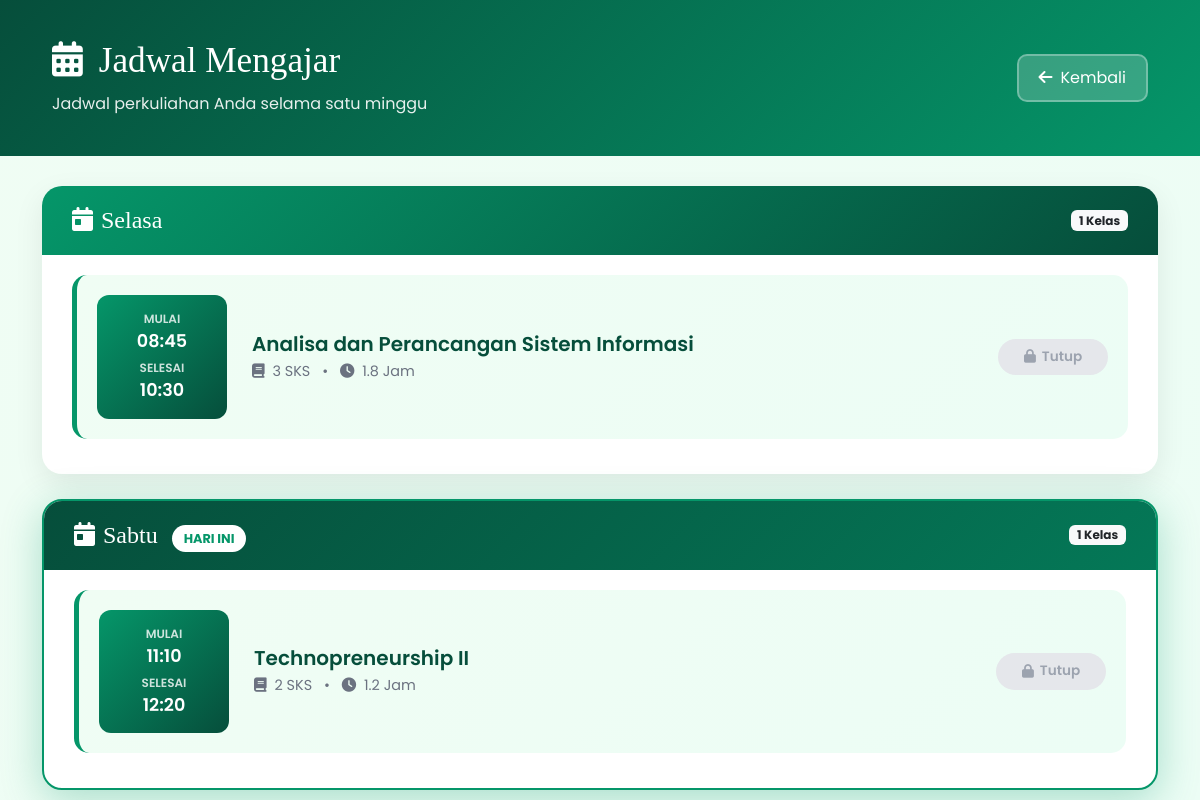
Page /public/index.php?page=dosen_jadwal (signed in) on the committed database.
### tables this page shows
CREATE TABLE `jadwal` (
  `id` int(11) NOT NULL,
  `matkul_id` int(11) NOT NULL,
  `dosen_id` int(11) NOT NULL,
  `hari` enum('Senin','Selasa','Rabu','Kamis','Jumat','Sabtu') NOT NULL,
  `jam_mulai` time NOT NULL,
  `jam_selesai` time NOT NULL,
  `semester` varchar(20) NOT NULL,
  `tahun_ajaran` varchar(20) NOT NULL,
  `is_open` tinyint(1) DEFAULT 1 COMMENT '1=buka, 0=tutup',
  `manual_override` tinyint(1) DEFAULT 0 COMMENT '1=admin force buka/tutup'
);

CREATE TABLE `matkul` (
  `id` int(11) NOT NULL,
  `kode_matkul` varchar(20) NOT NULL,
  `nama_matkul` varchar(100) NOT NULL,
  `sks` int(11) NOT NULL
);

### views/dosen/jadwal.php (the view, shortened to what this page needs)
<?php
$database = new Database();
$conn = $database->getConnection();
$dosen_id = $_SESSION['user_id'];
$hari_list = ['Senin', 'Selasa', 'Rabu', 'Kamis', 'Jumat', 'Sabtu'];
$jadwal_per_hari = [];
foreach ($hari_list as $hari) {
    $stmt = $conn->prepare("SELECT j.*, m.nama_matkul, m.sks FROM jadwal j LEFT JOIN matkul m ON j.matkul_id = m.id WHERE j.dosen_id = ? AND j.hari = ? ORDER BY j.jam_mulai ASC");
    $stmt->execute([$dosen_id, $hari]);
    $jadwal_per_hari[$hari] = $stmt->fetchAll();
}
?>
<!DOCTYPE html>
<html lang="id">
<head>
    <link href="https://cdn.jsdelivr.net/npm/bootstrap@5.3.0/dist/css/bootstrap.min.css" rel="stylesheet">
    <link rel="stylesheet" href="https://cdnjs.cloudflare.com/ajax/libs/font-awesome/6.4.0/css/all.min.css">
</head>
<body>
    <div class="page-header">
        <div class="container">
            <div class="d-flex justify-content-between align-items-center">
                <div>
                    <h1><i class="fas fa-calendar-alt me-3"></i>Jadwal Mengajar</h1>
                    <p>Jadwal perkuliahan Anda selama satu minggu</p>
                </div>
                <a href="/kampus-absensi/public/index.php?page=dosen_dashboard" class="back-btn">
                    <i class="fas fa-arrow-left me-2"></i>Kembali
                </a>
            </div>
        </div>
    </div>
    <div class="container">
        <?php
        $hari_indo = ['Sunday' => 'Minggu', 'Monday' => 'Senin', 'Tuesday' => 'Selasa', 'Wednesday' => 'Rabu', 'Thursday' => 'Kamis', 'Friday' => 'Jumat', 'Saturday' => 'Sabtu'];
        $hari_ini = $hari_indo[date('l')];
        foreach($hari_list as $hari):
            $is_hari_ini = ($hari === $hari_ini);
        ?>
            <?php if(count($jadwal_per_hari[$hari]) > 0): ?>
            <div class="hari-card <?= $is_hari_ini ? 'hari-ini' : '' ?>">
                <div class="hari-header <?= $is_hari_ini ? 'hari-ini' : '' ?>">
                    <h4>
                        <i class="fas fa-calendar-day me-2"></i><?= $hari ?>
                        <?= $is_hari_ini ? '<span class="badge-hari-ini ms-2">HARI INI</span>' : '' ?>
                    </h4>
                    <span class="badge bg-light text-dark"><?= count($jadwal_per_hari[$hari]) ?> Kelas</span>
                </div>
                <div class="hari-body">
                    <?php foreach($jadwal_per_hari[$hari] as $j):
                        $status_tombol = 'tutup';
                    ?>
                    <div class="jadwal-item">
                        <div class="jadwal-time">
                            <div style="font-size: 0.75rem; opacity: 0.8;">MULAI</div>
                            <div style="font-size: 1.1rem;"><?= date('H:i', strtotime($j['jam_mulai'])) ?></div>
                            <div style="font-size: 0.75rem; opacity: 0.8; margin-top: 5px;">SELESAI</div>
                            <div style="font-size: 1.1rem;"><?= date('H:i', strtotime($j['jam_selesai'])) ?></div>
                        </div>
                        <div class="jadwal-info">
                            <h5><?= htmlspecialchars($j['nama_matkul']) ?></h5>
                            <p><i class="fas fa-book me-1"></i> <?= $j['sks'] ?> SKS <span class="mx-2">•</span> <i class="fas fa-clock me-1"></i> <?= round((strtotime($j['jam_selesai']) - strtotime($j['jam_mulai'])) / 3600, 1) ?> Jam</p>
                        </div>
                        <?php if ($status_tombol === 'sudah'): ?>
                            <button class="btn-absen-dosen btn-absen-sudah" disabled title="Anda sudah absen untuk jadwal ini">
                                <i class="fas fa-check-circle"></i> Sudah Absen
                            </button>
                        <?php elseif ($status_tombol === 'buka'): ?>
                            <a href="/kampus-absensi/public/index.php?page=dosen_absen&jadwal_id=<?= $j['id'] ?>" class="btn-absen-dosen btn-absen-buka">
                                <i class="fas fa-check"></i> Absen
                            </a>
                        <?php else: ?>
                            <button class="btn-absen-dosen btn-absen-tutup" disabled title="Absensi ditutup">
                                <i class="fas fa-lock"></i> Tutup
                            </button>
                        <?php endif; ?>
                    </div>
                    <?php endforeach; ?>
                </div>
            </div>
            <?php endif; ?>
        <?php endforeach; ?>
    </div>
</body>
</html>

### views/dosen/jadwal.php (style rules this page uses)
* { font-family: 'Poppins', sans-serif; }
body { background: linear-gradient(135deg, #f0fdf4 0%, #ecfdf5 100%); min-height: 100vh; }
.page-header { background: linear-gradient(135deg, #064e3b 0%, #059669 100%); padding: 40px; color: white; margin-bottom: 30px; }
.page-header h1 { font-family: 'Playfair Display', serif; margin: 0; font-size: 2.2rem; }
.page-header p { opacity: 0.9; margin: 10px 0 0; }
.back-btn { background: rgba(255,255,255,0.2); color: white; border: 2px solid rgba(255,255,255,0.3); padding: 10px 20px; border-radius: 10px; text-decoration: none; transition: all 0.3s; display: inline-block; }
.hari-card { background: white; border-radius: 20px; box-shadow: 0 10px 30px rgba(0,0,0,0.08); margin-bottom: 25px; overflow: hidden; }
.hari-header { background: linear-gradient(135deg, #059669, #064e3b); color: white; padding: 20px 30px; display: flex; justify-content: space-between; align-items: center; }
.hari-header h4 { margin: 0; font-family: 'Playfair Display', serif; }
.hari-body { padding: 20px 30px; }
.jadwal-item { display: flex; align-items: center; padding: 20px; border-radius: 15px; margin-bottom: 15px; background: linear-gradient(135deg, #f0fdf4, #ecfdf5); border-left: 5px solid #059669; transition: all 0.3s; }
.jadwal-time { background: linear-gradient(135deg, #059669, #064e3b); color: white; padding: 15px 20px; border-radius: 12px; font-weight: 600; margin-right: 25px; min-width: 130px; text-align: center; }
.jadwal-info { flex-grow: 1; }
.jadwal-info h5 { color: #064e3b; font-weight: 600; margin-bottom: 5px; }
.jadwal-info p { color: #6b7280; margin: 0; font-size: 0.9rem; }
.btn-absen-dosen { border-radius: 50px; padding: 8px 20px; font-weight: 600; font-size: 0.85rem; text-decoration: none; display: inline-flex; align-items: center; gap: 6px; border: none; transition: all 0.3s; min-width: 110px; justify-content: center; }
.btn-absen-tutup { background: #e5e7eb; color: #9ca3af; cursor: not-allowed; }
.hari-card.hari-ini { box-shadow: 0 10px 40px rgba(5, 150, 105, 0.3); border: 2px solid #059669; }
.hari-header.hari-ini { background: linear-gradient(135deg, #064e3b, #047857); }
.badge-hari-ini { background: white; color: #059669; padding: 5px 12px; border-radius: 20px; font-size: 0.8rem; font-weight: 700; }

### rows in the picture
jadwal: jam_mulai "08:45", jam_selesai "10:30", matkul.nama_matkul "Analisa dan Perancangan Sistem Informasi", matkul.sks "3", jam_selesai+jam_mulai "1.8"
jadwal: jam_mulai "11:10", jam_selesai "12:20", matkul.nama_matkul "Technopreneurship II", matkul.sks "2", jam_selesai+jam_mulai "1.2"

### other values in the picture
$hari "Selasa"
count($jadwal_per_hari[$hari]) "1"
$hari "Sabtu"
